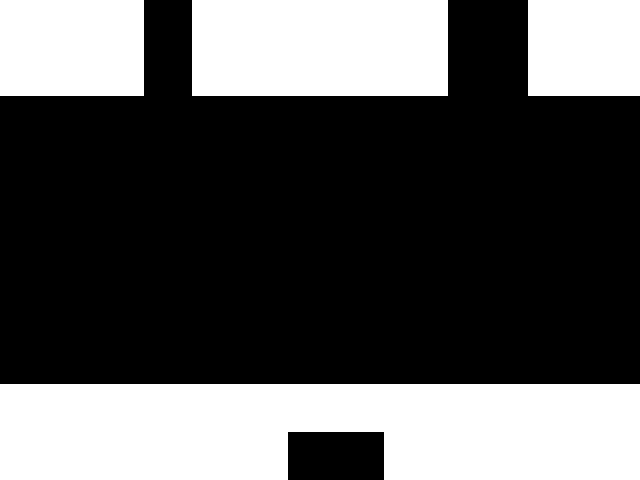

Rendered tile map (Tiled .tmx) drawn with the repository's tilesets; below, a short description and the full map source, tile grids included:
An orthogonal 40x30 tile map with 16x16 px tiles, 1 tile layer (块层 1), 4 tilesets.

<map version="1.0" orientation="orthogonal" renderorder="right-down" width="40" height="30" tilewidth="16" tileheight="16" backgroundcolor="#ffffff" nextobjectid="1">
 <tileset firstgid="1" name="block" tilewidth="16" tileheight="16" tilecount="1">
  <image source="block.png" width="16" height="16" />
 </tileset>
 <tileset firstgid="2" name="block1" tilewidth="16" tileheight="16" tilecount="1">
  <image source="block1.png" width="16" height="16" />
 </tileset>
 <tileset firstgid="3" name="block2" tilewidth="16" tileheight="16" tilecount="1">
  <image source="block2.png" width="16" height="16" />
 </tileset>
 <tileset firstgid="4" name="block3" tilewidth="16" tileheight="16" tilecount="1">
  <image source="block3.png" width="16" height="16" />
 </tileset>
 <layer name="块层 1" width="40" height="30">
  <data encoding="csv">
0,0,0,0,0,0,0,0,0,1,1,1,0,0,0,0,0,0,0,0,0,0,0,0,0,0,0,0,1,1,1,1,1,0,0,0,0,0,0,0,
0,0,0,0,0,0,0,0,0,1,1,1,0,0,0,0,0,0,0,0,0,0,0,0,0,0,0,0,1,1,1,1,1,0,0,0,0,0,0,0,
0,0,0,0,0,0,0,0,0,1,1,1,0,0,0,0,0,0,0,0,0,0,0,0,0,0,0,0,1,1,1,1,1,0,0,0,0,0,0,0,
0,0,0,0,0,0,0,0,0,1,1,1,0,0,0,0,0,0,0,0,0,0,0,0,0,0,0,0,1,1,1,1,1,0,0,0,0,0,0,0,
0,0,0,0,0,0,0,0,0,1,1,1,0,0,0,0,0,0,0,0,0,0,0,0,0,0,0,0,1,1,1,1,1,0,0,0,0,0,0,0,
0,0,0,0,0,0,0,0,0,1,1,1,0,0,0,0,0,0,0,0,0,0,0,0,0,0,0,0,1,1,1,1,1,0,0,0,0,0,0,0,
1,1,1,1,1,1,1,1,1,1,1,1,1,1,1,1,1,1,1,1,1,1,1,1,1,1,1,1,1,1,1,1,1,1,1,1,1,1,1,1,
1,1,1,1,1,1,1,1,1,1,1,1,1,1,1,1,1,1,1,1,1,1,1,1,1,1,1,1,1,1,1,1,1,1,1,1,1,1,1,1,
1,1,1,1,1,1,1,1,1,1,1,1,1,1,1,1,1,1,1,1,1,1,1,1,1,1,1,1,1,1,1,1,1,1,1,1,1,1,1,1,
1,1,1,1,1,1,1,1,1,1,1,1,1,1,1,1,1,1,1,1,1,1,1,1,1,1,1,1,1,1,1,1,1,1,1,1,1,1,1,1,
1,1,1,1,1,1,1,1,1,1,1,1,1,1,1,1,1,1,1,1,1,1,1,1,1,1,1,1,1,1,1,1,1,1,1,1,1,1,1,1,
1,1,1,1,1,1,1,1,1,1,1,1,1,1,1,1,1,1,1,1,1,1,1,1,1,1,1,1,1,1,1,1,1,1,1,1,1,1,1,1,
1,1,1,1,1,1,1,1,1,1,1,1,1,1,1,1,1,1,1,1,1,1,1,1,1,1,1,1,1,1,1,1,1,1,1,1,1,1,1,1,
1,1,1,1,1,1,1,1,1,1,1,1,1,1,1,1,1,1,1,1,1,1,1,1,1,1,1,1,1,1,1,1,1,1,1,1,1,1,1,1,
1,1,1,1,1,1,1,1,1,1,1,1,1,1,1,1,1,1,1,1,1,1,1,1,1,1,1,1,1,1,1,1,1,1,1,1,1,1,1,1,
1,1,1,1,1,1,1,1,1,1,1,1,1,1,1,1,1,1,1,1,1,1,1,1,1,1,1,1,1,1,1,1,1,1,1,1,1,1,1,1,
1,1,1,1,1,1,1,1,1,1,1,1,1,1,1,1,1,1,1,1,1,1,1,1,1,1,1,1,1,1,1,1,1,1,1,1,1,1,1,1,
1,1,1,1,1,1,1,1,1,1,1,1,1,1,1,1,1,1,1,1,1,1,1,1,1,1,1,1,1,1,1,1,1,1,1,1,1,1,1,1,
1,1,1,1,1,1,1,1,1,1,1,1,1,1,1,1,1,1,1,1,1,1,1,1,1,1,1,1,1,1,1,1,1,1,1,1,1,1,1,1,
1,1,1,1,1,1,1,1,1,1,1,1,1,1,1,1,1,1,1,1,1,1,1,1,1,1,1,1,1,1,1,1,1,1,1,1,1,1,1,1,
1,1,1,1,1,1,1,1,1,1,1,1,1,1,1,1,1,1,1,1,1,1,1,1,1,1,1,1,1,1,1,1,1,1,1,1,1,1,1,1,
1,1,1,1,1,1,1,1,1,1,1,1,1,1,1,1,1,1,1,1,1,1,1,1,1,1,1,1,1,1,1,1,1,1,1,1,1,1,1,1,
1,1,1,1,1,1,1,1,1,1,1,1,1,1,1,1,1,1,1,1,1,1,1,1,1,1,1,1,1,1,1,1,1,1,1,1,1,1,1,1,
1,1,1,1,1,1,1,1,1,1,1,1,1,1,1,1,1,1,1,1,1,1,1,1,1,1,1,1,1,1,1,1,1,1,1,1,1,1,1,1,
0,0,0,0,0,0,0,0,0,0,0,0,0,0,0,0,0,0,0,0,0,0,0,0,0,0,0,0,0,0,0,0,0,0,0,0,0,0,0,0,
0,0,0,0,0,0,0,0,0,0,0,0,0,0,0,0,0,0,0,0,0,0,0,0,0,0,0,0,0,0,0,0,0,0,0,0,0,0,0,0,
0,0,0,0,0,0,0,0,0,0,0,0,0,0,0,0,0,0,0,0,0,0,0,0,0,0,0,0,0,0,0,0,0,0,0,0,0,0,0,0,
0,0,0,0,0,0,0,0,0,0,0,0,0,0,0,0,0,0,1,1,1,1,1,1,0,0,0,0,0,0,0,0,0,0,0,0,0,0,0,0,
0,0,0,0,0,0,0,0,0,0,0,0,0,0,0,0,0,0,1,1,1,1,1,1,0,0,0,0,0,0,0,0,0,0,0,0,0,0,0,0,
0,0,0,0,0,0,0,0,0,0,0,0,0,0,0,0,0,0,1,1,1,1,1,1,0,0,0,0,0,0,0,0,0,0,0,0,0,0,0,0
</data>
 </layer>
</map>
